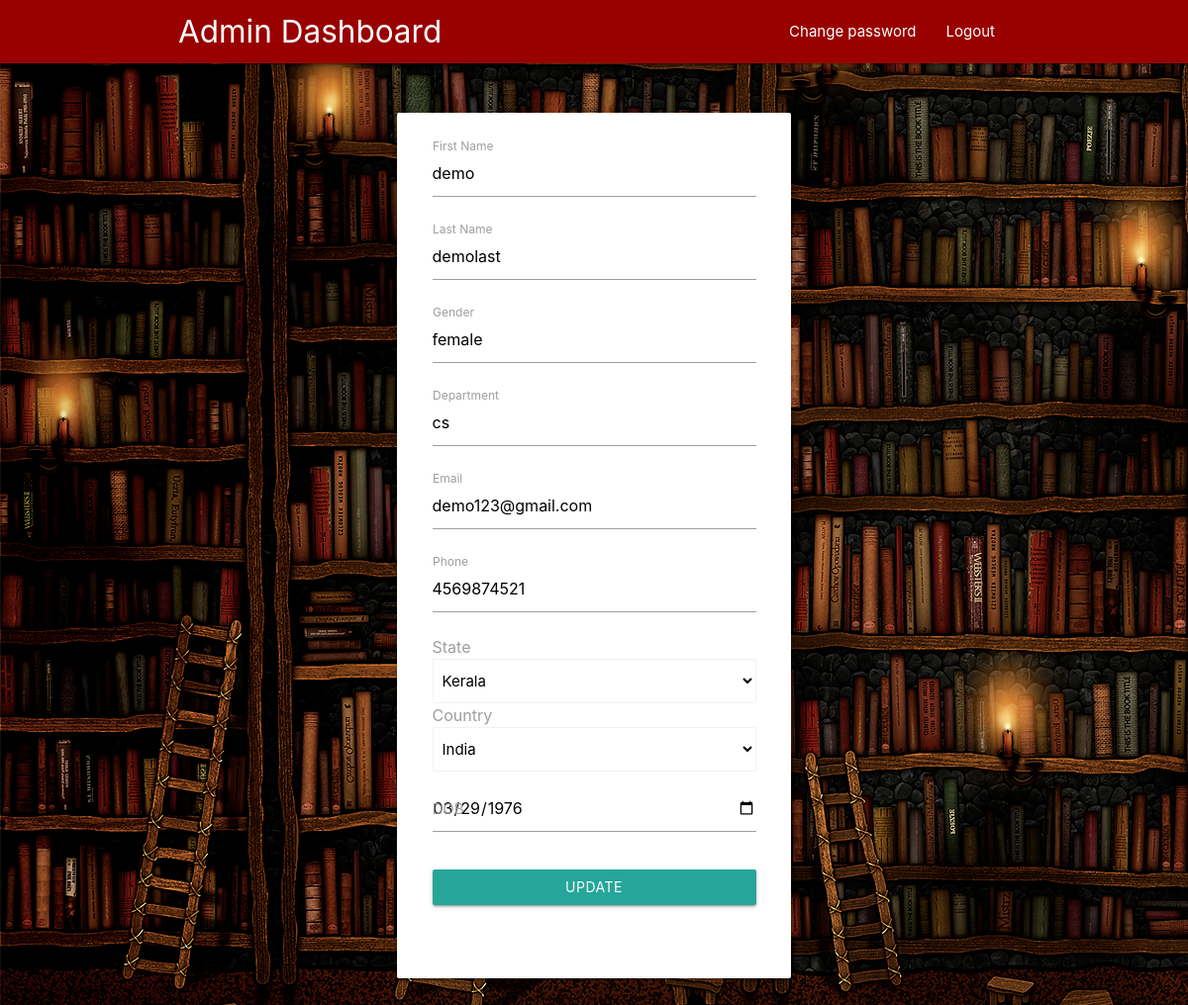
The app's page /admin/tedit.php?id=2001 (signed in) with its own data.
### tables this page shows
CREATE TABLE `teacher_details` (
  `tid` varchar(20) NOT NULL,
  `tfname` varchar(20) DEFAULT NULL,
  `tlname` varchar(20) DEFAULT NULL,
  `dept` varchar(20) DEFAULT NULL,
  `email` varchar(30) DEFAULT NULL,
  `phone` varchar(15) DEFAULT NULL,
  `gender` varchar(10) DEFAULT NULL,
  `state` varchar(20) DEFAULT NULL,
  `country` varchar(20) DEFAULT NULL,
  `dob` date DEFAULT NULL
);

### admin/tedit.php (the view, shortened to what this page needs)
<?php
include('../config.php');
?>
<html>
    <head>
      <link href="../vendors/fonts.css" rel="stylesheet">
  <link rel="stylesheet" href="../vendors/materialize.min.css">
  </head>
  <body background="../images/bg.png">
  <nav style="background:#990000">
    <div class="nav-wrapper c-gradient">
       <div class="container">
        <a href="admindash.php" class="brand-logo">Admin Dashboard</a>
            <ul id="nav-mobile" class="right">
            <li><a href="pass_edit.php">Change password</a></li>
            <li><a href="../logout.php">Logout</a></li>
           </ul>
	  </div>
    </div>
</nav>
<div class="container">
    <div class="row">
        <div class="col s12 m6 offset-m3" style="margin-top: 5%">
            <div class="card hoverable" id="edit">
                <div class="card-content">
                <div class="row">
                <?php
				$id = $_GET['id'];
				$query="SELECT * FROM teacher_details WHERE tid='$id'";
				$query1=mysqli_query($con,$query);
				$row=mysqli_fetch_array($query1);
				?>
                <?php
				 if (mysqli_num_rows($query1) > 0) {
				?>
                <form class="col s12"  method="post">
                            <div class="input-field col s12">
                                <input id="first_name" type="text" name="f_name" value="<?php echo $row['tfname']?>" >
                                <label for="first_name">First Name</label>
                            </div>
                            <div class="input-field col s12">
                                <input id="last_name" type="text" name="l_name" value="<?php echo $row['tlname']?>">
                                <label for="last_name">Last Name</label>
                            </div>
                         	 <div class="input-field col s12">
                                <input id="Gender" type="text" name="Gender" value="<?php echo $row['gender']?>">
                                <label for="Gender">Gender</label>
                            </div>
                           <div class="input-field col s12">
                                <input id="dept" type="text" name="dept" value="<?php echo $row['dept']?>" >
                                <label for="dept">Department</label>
                            </div>
                            <div class="input-field col s12">
                                <input id="email" type="email" name="email" value="<?php echo $row['email']?>" >
                                <label for="email" data-error="wrong" data-success="right">Email</label>
                            </div>
                           <div class="input-field col s12">
                                <input id="phone" type="number" name="phone" value="<?php echo $row['phone']?>">
                                <label for="phone">Phone</label>
                            </div>
                             <div class="col s12">
                            <label for="state" style="font-size:16px"> State</label>
                            </div>
                             <div class="col s12">
							<select class="browser-default" name="state">
                            <option value=" Kerala" selected>  Kerala </option>
                            </select>
							</div>
                             <div class="col s12">
                            <label for="country" style="font-size:16px"> Country</label>
                            </div>
                             <div class="col s12">
							<select class="browser-default" name="country">
                            <option value="India" selected > India</option>
                            </select>
							</div>
                              <div class="input-field col s12 ">
                                <label for="dob">DOB</label>
                                <input type="date" name="dob" id="dob" value="<?php echo $row['dob']?>">
                            </div>
                             <div class="input-field col s12">
                                <input class="btn col s12 c-gradient" type="submit" name="submit" value="UPDATE">
                            </div>
                             </form>
                         <?php
						 }
						 ?>
                </div>
				</div>
             </div>
          </div>
      </div>
</div>
</body>
</html>

### records on screen
teacher_details: f_name "demo", l_name "demolast", Gender "female", dept "cs", email "demo123@gmail.com", phone "4569874521", dob "03/29/1976"
